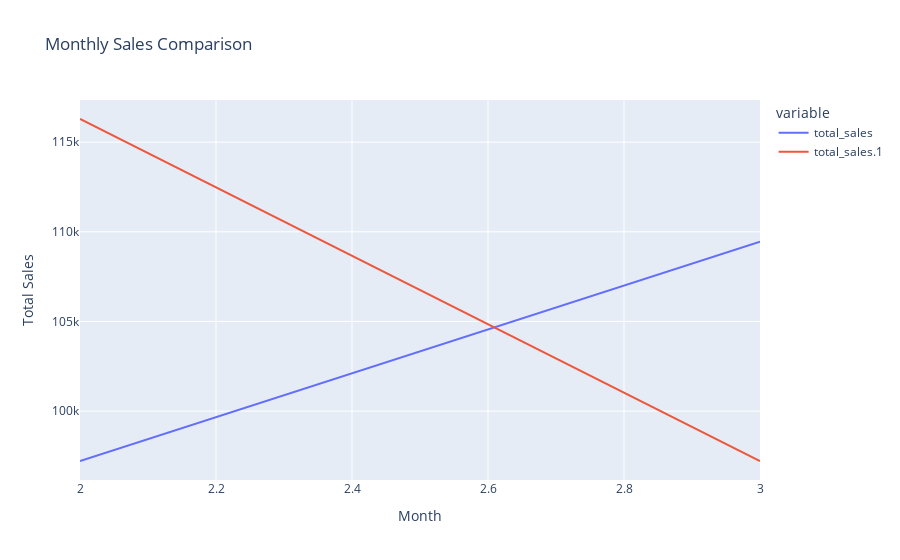
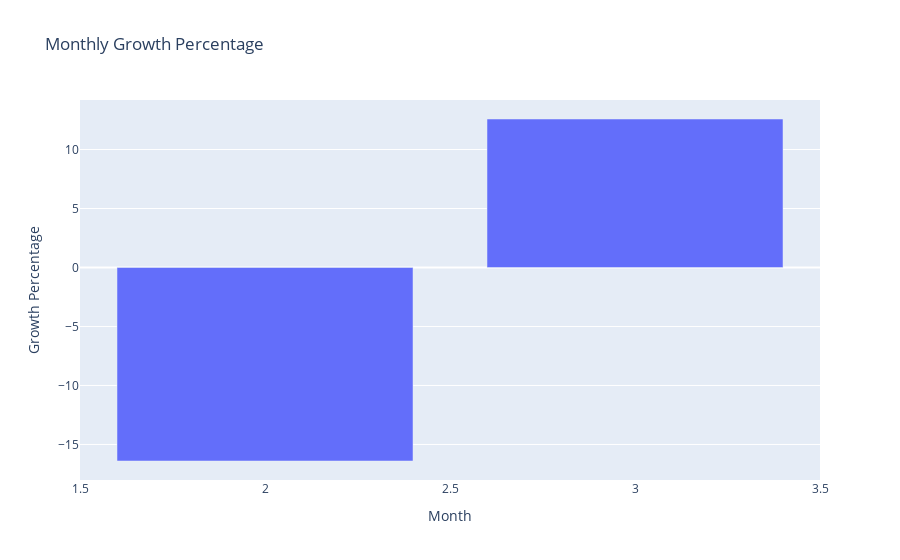
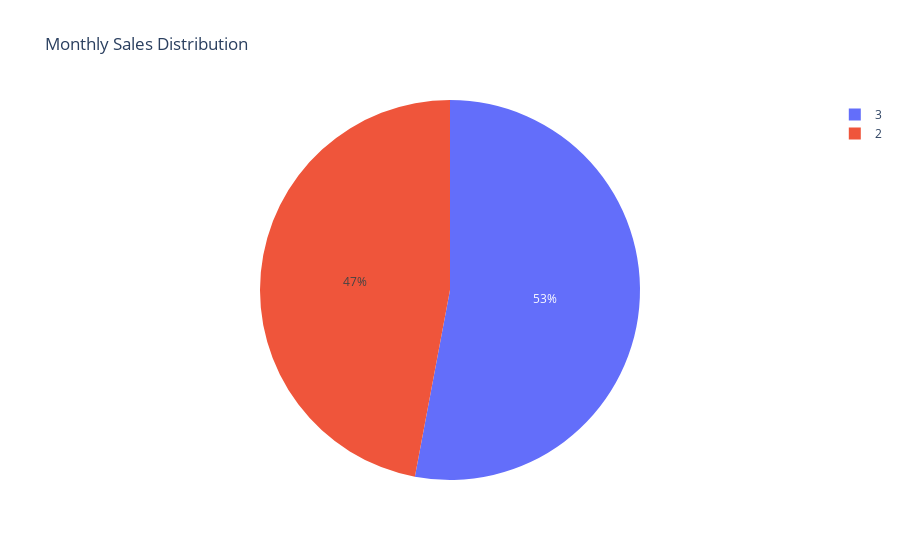

The notebook cell these images were saved under, in order:
### Code cell
nlp_query = "month on month growth form january to march"
part_A, part_B = split()
Cout = function3()

### Figure 1 — Plotly figure (JSON) as saved in the notebook; plotly's stock layout.template omitted (floating-point values rounded to 4 significant figures)
{"data": [{"hovertemplate": "variable=total_sales<br>month=%{x}<br>value=%{y}<extra></extra>", "legendgroup": "total_sales", "line": {"color": "#636efa", "dash": "solid"}, "marker": {"symbol": "circle"}, "mode": "lines", "name": "total_sales", "orientation": "v", "showlegend": true, "type": "scatter", "x": [2, 3], "xaxis": "x", "y": [97220.0, 109500.0], "yaxis": "y"}, {"hovertemplate": "variable=total_sales.1<br>month=%{x}<br>value=%{y}<extra></extra>", "legendgroup": "total_sales.1", "line": {"color": "#EF553B", "dash": "solid"}, "marker": {"symbol": "circle"}, "mode": "lines", "name": "total_sales.1", "orientation": "v", "showlegend": true, "type": "scatter", "x": [2, 3], "xaxis": "x", "y": [116300.0, 97220.0], "yaxis": "y"}], "layout": {"legend": {"title": {"text": "variable"}, "tracegroupgap": 0}, "title": {"text": "Monthly Sales Comparison"}, "xaxis": {"anchor": "y", "domain": [0, 1], "title": {"text": "Month"}}, "yaxis": {"anchor": "x", "domain": [0, 1], "title": {"text": "Total Sales"}}}}

### Figure 2 — Plotly figure (JSON) as saved in the notebook; plotly's stock layout.template omitted (floating-point values rounded to 4 significant figures)
{"data": [{"alignmentgroup": "True", "hovertemplate": "month=%{x}<br>growth_percentage=%{y}<extra></extra>", "legendgroup": "", "marker": {"color": "#636efa", "pattern": {"shape": ""}}, "name": "", "offsetgroup": "", "orientation": "v", "showlegend": false, "textposition": "auto", "type": "bar", "x": [2, 3], "xaxis": "x", "y": [-16.4, 12.59], "yaxis": "y"}], "layout": {"barmode": "relative", "legend": {"tracegroupgap": 0}, "title": {"text": "Monthly Growth Percentage"}, "xaxis": {"anchor": "y", "domain": [0, 1], "title": {"text": "Month"}}, "yaxis": {"anchor": "x", "domain": [0, 1], "title": {"text": "Growth Percentage"}}}}

### Figure 3 — Plotly figure (JSON) as saved in the notebook; plotly's stock layout.template omitted (floating-point values rounded to 4 significant figures)
{"data": [{"domain": {"x": [0, 1], "y": [0, 1]}, "hovertemplate": "month=%{label}<br>total_sales=%{value}<extra></extra>", "labels": [2, 3], "legendgroup": "", "name": "", "showlegend": true, "type": "pie", "values": [97220.0, 109500.0]}], "layout": {"legend": {"tracegroupgap": 0}, "title": {"text": "Monthly Sales Distribution"}}}
